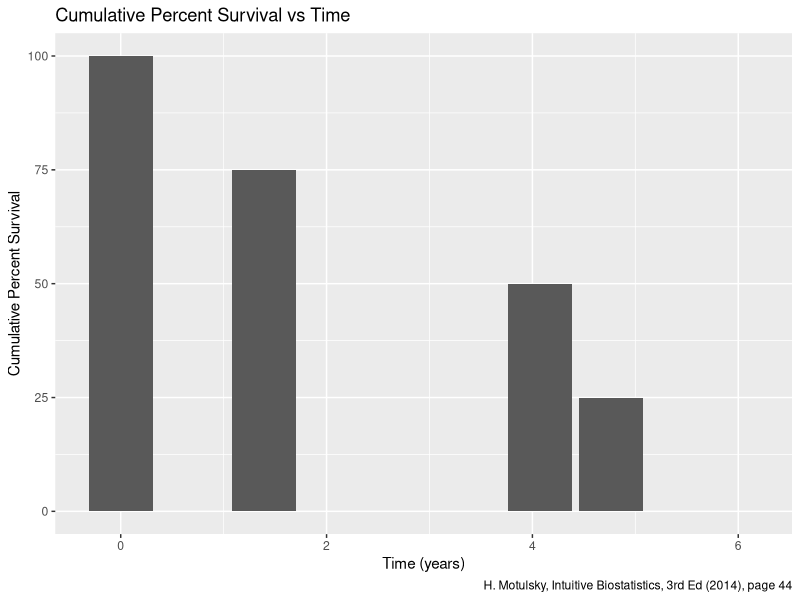

Reproduce this figure in R.
## ---- chunk 1
library(tidyverse)
library(survival)
## ---- chunk 2

survival_data <- data.frame(
  time = c(0.00, 1.39, 4.07, 4.76, 5.89),
  n_at_risk = c(4, 4, 3, 2, 1),
  events = c(0, 1, 1, 1, 1),
  surv_percent = c(100, 75, 50, 25, 0)
)

## ---- chunk 3

ggplot(survival_data, aes(x = time, y = surv_percent)) +
  geom_col() +
  labs(x = "Time (years)",
       y = "Cumulative Percent Survival",
       title = "Cumulative Percent Survival vs Time",
       caption = "H. Motulsky, Intuitive Biostatistics, 3rd Ed (2014), page 44")

## ---- chunk 4

survival_data_2 <- data.frame(
  time = c(0.00, 1.39, 3.67, 4.07, 4.76, 5.89, 6.17, 6.54),
  n_at_risk = c(7, 7, 6, 5, 4, 3, 2, 2),
  events = c(0, 1, 0, 1, 1, 1, 0, 0)
)

## ---- chunk 5

q14 <- survfit(Surv(time, events) ~ 1, data = survival_data_2)

## ---- chunk 6

summary(q14)

## ---- chunk 7

q14_df <- as.data.frame(summary(q14)[c("time", "n.risk", "n.event", "surv")])

## ---- chunk 8

q14_df <- q14_df %>% 
  mutate(pct_event = (n.event / n.risk),
         pct_no_event = 100 - pct_event)

q14_df
